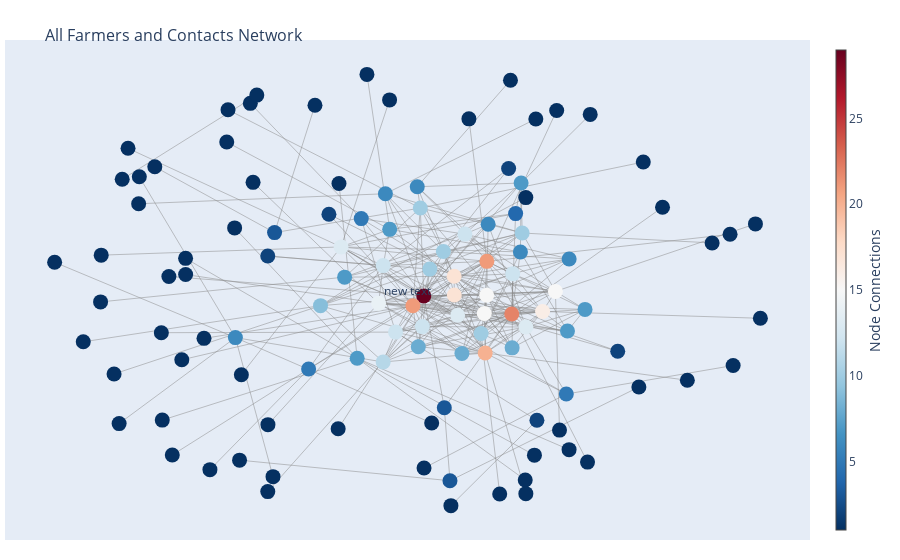

The cell this chart's notebook holds for it:
### Markdown cell above
Reference for the below visualization: 
https://plotly.com/python/network-graphs/

### Code cell
sender_list = list(all_farmers_df["sender_id"].unique())
receiver_list = list(all_farmers_df["receiver_id"].unique())
node_list = set(sender_list + receiver_list)

G = nx.Graph()

for i in node_list:
    G.add_node(i)

for i,j in all_farmers_df.iterrows():
    G.add_edges_from([(j["sender_id"],j["receiver_id"])])

pos = nx.spring_layout(G, k=0.5, iterations=50)

for n, p in pos.items():
    G.nodes[n]['pos'] = p

edge_trace = go.Scatter(
    x=[],
    y=[],
    line=dict(width=0.5,color='#888'),
    hoverinfo='none',
    mode='lines')

for edge in G.edges():
    x0, y0 = G.nodes[edge[0]]['pos']
    x1, y1 = G.nodes[edge[1]]['pos']
    edge_trace['x'] += tuple([x0, x1, None])
    edge_trace['y'] += tuple([y0, y1, None])

node_trace = go.Scatter(
    x=[],
    y=[],
    text=[],
    mode='markers',
    hoverinfo='text',
    marker=dict(
        showscale=True,
        colorscale='RdBu',
        reversescale=True,
        color=[],
        size=15,
        colorbar=dict(
            thickness=10,
            title='Node Connections',
            xanchor='left',
            titleside='right'
        ),
        line=dict(width=0)))

for node in G.nodes():
    x, y = G.nodes[node]['pos']
    node_trace['x'] += tuple([x])
    node_trace['y'] += tuple([y])

node_adjacencies = []
node_text = []
for node, adjacencies in enumerate(G.adjacency()):
    node_adjacencies.append(len(adjacencies[1]))
    # node_text.append('# of connections: '+str(len(adjacencies[1])))
    node_text.append('FarmerID: '+str(node))

node_trace.marker.color = node_adjacencies
node_trace.text = node_text


fig = go.Figure(data=[edge_trace, node_trace],
             layout=go.Layout(
                title='<br>All Farmers and Contacts Network',
                titlefont=dict(size=16),
                showlegend=False,
                hovermode='closest',
                margin=dict(b=20,l=5,r=5,t=40),
                annotations=[ dict(
                    # text="No. of connections",
                    showarrow=False,
                    xref="paper", yref="paper") ],
                xaxis=dict(showgrid=False, zeroline=False, showticklabels=False),
                yaxis=dict(showgrid=False, zeroline=False, showticklabels=False)))

iplot(fig)
# fig.show()

### Figure 1 — Plotly figure (JSON) as saved in the notebook; plotly's stock layout.template omitted (floating-point values rounded to 4 significant figures; data arrays with more than 128 entries replaced by an {"elided": "..."} marker saying what was removed)
{"data": [{"hoverinfo": "none", "line": {"color": "#888", "width": 0.5}, "mode": "lines", "type": "scatter", "x": {"elided": "888 float values"}, "y": {"elided": "888 float values"}}, {"hoverinfo": "text", "marker": {"color": [12, 5, 5, 12, 10, 10, 13, 2, 16, 13, 3, 17, 8, 29, 9, 12, 17, 12, 15, 15, 11, 10, 10, 4, 6, 13, 21, 10, 2, 2, 1, 1, 1, 1, 1, 1, 1, 1, 1, 1, 1, 1, 1, 1, 1, 1, 1, 1, 1, 7, 8, 1, 6, 6, 14, 15, 2, 7, 3, 2, 1, 5, 7, 12, 6, 1, 8, 7, 7, 6, 3, 21, 6, 20, 22, 1, 7, 1, 1, 1, 1, 1, 1, 1, 1, 1, 1, 1, 1, 1, 1, 1, 1, 1, 1, 1, 1, 1, 1, 1, 1, 1, 1, 1, 1, 1, 1, 1, 1, 1, 1, 1, 1, 1, 1], "colorbar": {"thickness": 10, "title": {"side": "right", "text": "Node Connections"}, "xanchor": "left"}, "colorscale": [[0, "rgb(103,0,31)"], [0.1, "rgb(178,24,43)"], [0.2, "rgb(214,96,77)"], [0.3, "rgb(244,165,130)"], [0.4, "rgb(253,219,199)"], [0.5, "rgb(247,247,247)"], [0.6, "rgb(209,229,240)"], [0.7, "rgb(146,197,222)"], [0.8, "rgb(67,147,195)"], [0.9, "rgb(33,102,172)"], [1, "rgb(5,48,97)"]], "line": {"width": 0}, "reversescale": true, "showscale": true, "size": 15}, "mode": "markers", "text": ["FarmerID: 0", "FarmerID: 1", "FarmerID: 2", "FarmerID: 3", "FarmerID: 4", "FarmerID: 5", "FarmerID: 6", "FarmerID: 7", "FarmerID: 8", "FarmerID: 9", "FarmerID: 10", "FarmerID: 11", "FarmerID: 12", "FarmerID: 13", "FarmerID: 14", "FarmerID: 15", "FarmerID: 16", "FarmerID: 17", "FarmerID: 18", "FarmerID: 19", "FarmerID: 20", "FarmerID: 21", "FarmerID: 22", "FarmerID: 23", "FarmerID: 24", "FarmerID: 25", "FarmerID: 26", "FarmerID: 27", "FarmerID: 28", "FarmerID: 29", "FarmerID: 30", "FarmerID: 31", "FarmerID: 32", "FarmerID: 33", "FarmerID: 34", "FarmerID: 35", "FarmerID: 36", "FarmerID: 37", "FarmerID: 38", "FarmerID: 39", "FarmerID: 40", "FarmerID: 41", "FarmerID: 42", "FarmerID: 43", "FarmerID: 44", "FarmerID: 45", "FarmerID: 46", "FarmerID: 47", "FarmerID: 48", "FarmerID: 49", "FarmerID: 50", "FarmerID: 51", "FarmerID: 52", "FarmerID: 53", "FarmerID: 54", "FarmerID: 55", "FarmerID: 56", "FarmerID: 57", "FarmerID: 58", "FarmerID: 59", "FarmerID: 60", "FarmerID: 61", "FarmerID: 62", "FarmerID: 63", "FarmerID: 64", "FarmerID: 65", "FarmerID: 66", "FarmerID: 67", "FarmerID: 68", "FarmerID: 69", "FarmerID: 70", "FarmerID: 71", "FarmerID: 72", "FarmerID: 73", "FarmerID: 74", "FarmerID: 75", "FarmerID: 76", "FarmerID: 77", "FarmerID: 78", "FarmerID: 79", "FarmerID: 80", "FarmerID: 81", "FarmerID: 82", "FarmerID: 83", "FarmerID: 84", "FarmerID: 85", "FarmerID: 86", "FarmerID: 87", "FarmerID: 88", "FarmerID: 89", "FarmerID: 90", "FarmerID: 91", "FarmerID: 92", "FarmerID: 93", "FarmerID: 94", "FarmerID: 95", "FarmerID: 96", "FarmerID: 97", "FarmerID: 98", "FarmerID: 99", "FarmerID: 100", "FarmerID: 101", "FarmerID: 102", "FarmerID: 103", "FarmerID: 104", "FarmerID: 105", "FarmerID: 106", "FarmerID: 107", "FarmerID: 108", "FarmerID: 109", "FarmerID: 110", "FarmerID: 111", "FarmerID: 112", "FarmerID: 113", "FarmerID: 114"], "type": "scatter", "x": [-0.04993, -0.2575, -0.111, 0.1775, 0.1177, 0.3369, 0.1574, 0.6029, 0.3938, 0.3473, 0.1202, 0.1481, 0.0478, 0.06305, -0.2244, 0.3106, 0.1476, -0.01547, 0.2382, 0.2315, -0.04997, 0.2227, 0.07983, 0.3187, 0.3321, -0.1672, 0.03279, 0.05342, 0.2992, -0.3712, -0.5321, -0.6369, -0.4197, 1, -0.6464, -0.1753, -0.8847, 0.3471, -0.799, -0.6674, -0.3711, 0.2744, -0.4447, -0.03209, -0.8348, -0.7601, -0.6104, 0.6741, -0.4818, 0.5119, 0.1693, 0.5263, -0.4613, 0.04487, -0.06276, 0.4295, -0.201, -0.1573, -0.3523, 0.378, -0.5487, 0.4598, 0.334, 0.0592, -0.04376, 0.8656, 0.3089, -0.03179, 0.463, 0.2422, 0.136, 0.2386, 0.4677, 0.2341, 0.308, -0.4017, -0.1223, 0.08508, -0.7287, -0.785, -0.9645, -0.3566, 0.3044, -0.5998, -0.4121, -0.3707, 0.4409, 0.9863, -0.8366, -0.2398, -0.6856, 0.1386, -0.7763, 0.06381, 0.9242, 0.375, -0.7306, -0.09512, -0.4854, -0.4497, 0.6618, 0.1887, 0.9156, 0.433, 0.3455, 0.4675, -0.6, 0.3711, -0.173, -0.6648, -0.4634, 0.3472, 0.7967, 0.7276, 0.5189], "y": [0.1215, -0.3311, 0.3271, 0.2593, 0.183, 0.2641, -0.09563, -0.2531, -0.07915, -0.147, -0.5002, -0.006901, -0.2335, -0.0117, -0.05379, 0.08548, 0.07463, -0.1694, -0.00831, -0.08776, -0.3002, -0.1752, 0.1062, 0.3492, 0.1813, 0.2033, -0.05415, 0.3733, 0.5464, 0.1633, -0.7713, -0.7071, 0.8314, -0.1089, 0.07412, -0.5925, -0.2119, 0.4191, -0.3525, -0.172, -0.8672, -0.8781, -0.3559, 0.8465, 0.1672, 0.6347, -0.2907, 0.5746, 0.8031, -0.07016, -0.2632, 0.7831, -0.1935, 0.4667, -0.04329, 0.008622, 0.3462, 0.07104, 0.2658, -0.555, -0.1967, -0.4404, 0.4829, -0.1453, 0.436, 0.2208, -0.2382, 0.2802, -0.1648, 0.3026, -0.8197, 0.1401, 0.1507, -0.2607, -0.09043, 0.8674, -0.2836, -0.5674, 0.5104, -0.5697, 0.1361, -0.8018, 0.9327, 0.08246, 0.4859, -0.5744, -0.5981, 0.304, -0.03738, 0.8231, 0.5538, -0.9286, 0.4991, -0.7643, -0.3156, 0.7632, 0.3921, 0.9582, 0.6622, -0.7297, -0.4098, 0.7637, 0.2584, 0.8001, -0.8164, -0.6838, 0.1532, -0.7078, 0.481, -0.5545, 0.2866, -0.8763, -0.3803, 0.3768, -0.7383]}], "layout": {"annotations": [{"showarrow": false, "xref": "paper", "yref": "paper"}], "hovermode": "closest", "margin": {"b": 20, "l": 5, "r": 5, "t": 40}, "showlegend": false, "title": {"font": {"size": 16}, "text": "<br>All Farmers and Contacts Network"}, "xaxis": {"showgrid": false, "showticklabels": false, "zeroline": false}, "yaxis": {"showgrid": false, "showticklabels": false, "zeroline": false}}}
